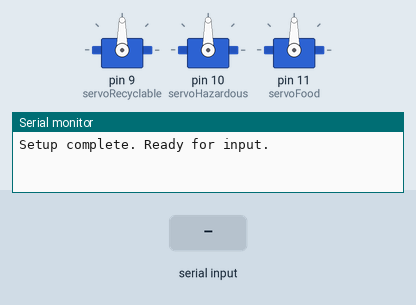
Recording of a sketch running on a simulated Arduino Uno, built with avr-gcc and run on an emulated ATmega328P. Shown: 3 × servo, the last lines printed to the serial monitor. The inputs (shaded band) are chosen by the test bench.

Above: at 1.2 s.
1.3 s: "1\n" received over Serial
At 2.0 s:
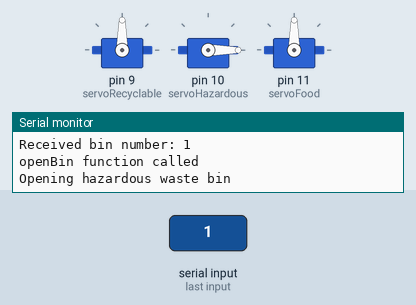
Timing chart, 0 to 7.8 s (numbered marks = the images above; inputs shaded):
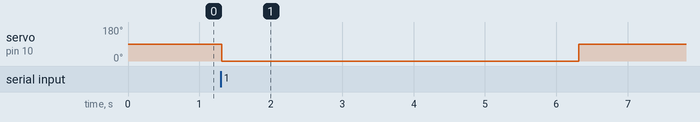

Measured:
- after the input at 1.3 s, servo on pin 10 (servoHazardous): 90° → 0° at once, → 90° 5.0 s later

The sketch:

trial1_copy_20250217213233.ino
```cpp
#include <Servo.h>

Servo servoRecyclable;
Servo servoHazardous;
Servo servoFood;

int binNumber;
bool binOpened = false;  // Flag to track if a bin is currently open

void setup() {
    servoRecyclable.attach(9);  // Attach servo for recyclable waste to pin 9
    servoHazardous.attach(10);   // Attach servo for hazardous waste to pin 10
    servoFood.attach(11);        // Attach servo for food waste to pin 11
    Serial.begin(9600);          // Initialize serial communication
    Serial.println("Setup complete. Ready for input.");  // Debug message
}

void loop() {
    if (Serial.available() > 0) {
        binNumber = Serial.parseInt(); // Read bin number from serial
        Serial.print("Received bin number: ");
        Serial.println(binNumber);
        openBin(binNumber);  // Call openBin function to open specified bin
    }
}

void openBin(int binNumber) {
    Serial.println("openBin function called"); // Debugging message

    // Close any open bins first before opening a new one
    if (binOpened) {
        Serial.println("Closing any previously opened bin.");
        closeOpenBins();
        binOpened = false;
    }

    // Open the specified bin based on binNumber
    if (binNumber == 1) {
        Serial.println("Opening hazardous waste bin");
        servoHazardous.write(0); // Open hazardous waste bin
        delay(5000);              // Delay to keep the bin open
        servoHazardous.write(90); // Close the bin
        binOpened = true;
        Serial.println("Hazardous waste bin closed");
    } else if (binNumber == 2) {
        Serial.println("Opening food waste bin");
        servoFood.write(0);       // Open food waste bin
        delay(5000);              // Delay to keep the bin open
        servoFood.write(90);      // Close the bin
        binOpened = true;
        Serial.println("Food waste bin closed");
    } else if (binNumber == 3) {
        Serial.println("Opening recyclable waste bin");
        servoRecyclable.write(0); // Open recyclable waste bin
        delay(5000);              // Delay to keep the bin open
        servoRecyclable.write(90); // Close the bin
        binOpened = true;
        Serial.println("Recyclable waste bin closed");
    } else {
        Serial.println("Invalid bin number received.");  // Message for invalid input
    }
}

void closeOpenBins() {
    servoRecyclable.write(90); // Close recyclable waste bin if open
    servoHazardous.write(90);  // Close hazardous waste bin if open
    servoFood.write(90);       // Close food waste bin if open
    Serial.println("All bins closed");
}
```
